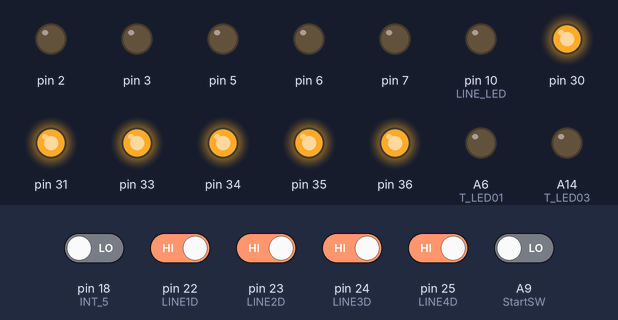
The sketch below on a simulated Arduino Mega 2560, built with avr-gcc and run on an emulated ATmega2560. On the bench: output pins drawn as LEDs (lit = HIGH). The test bench sets the inputs (shaded band); at power-on: pin 22 (LINE1D), pin 23 (LINE2D), pin 24 (LINE3D), pin 25 (LINE4D) HIGH, A9 (StartSW), pin 18 (INT_5) LOW. Random numbers use the default seed unless the sketch sets one; what the sketch prints to the serial monitor is not drawn.

Above: at 2.2 s.
2.3 s: pin 18 (INT_5) driven HIGH
At 3.1 s:
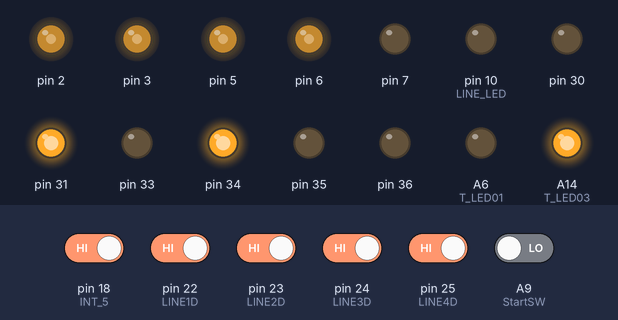
3.8 s: pin 18 (INT_5) driven LOW and A9 (StartSW) driven HIGH
At 4.3 s:
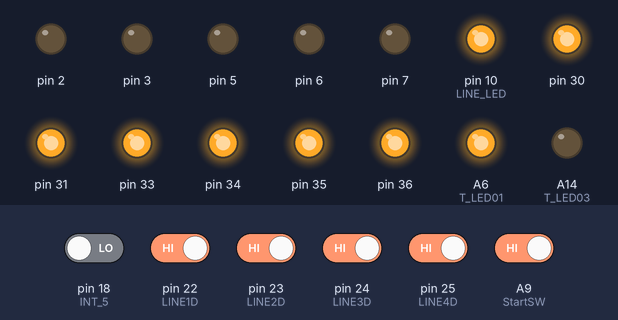
5.3 s: pin 18 (INT_5) driven HIGH
At 6.5 s:
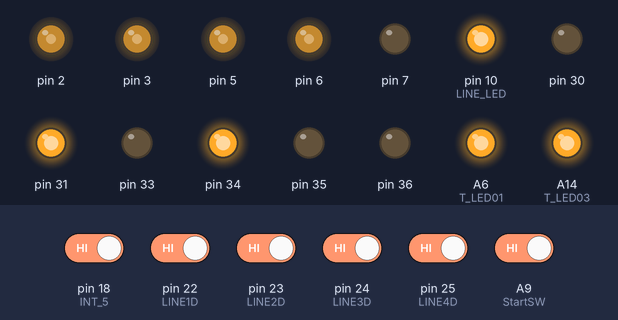
6.8 s: pin 18 (INT_5) driven LOW
At 7.8 s:
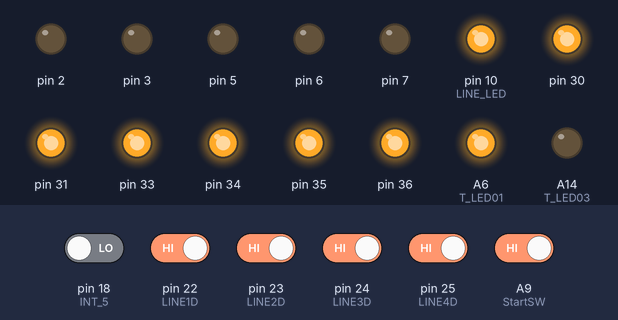
8.3 s: pin 18 (INT_5) driven HIGH and pin 25 (LINE4D) driven LOW
At 8.9 s:
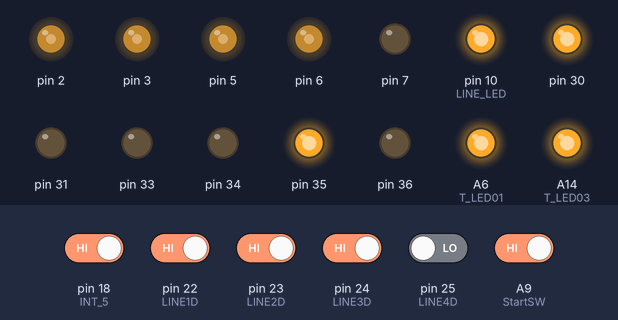
Timing chart, 0 to 10.8 s (numbered marks = the images above; inputs shaded):
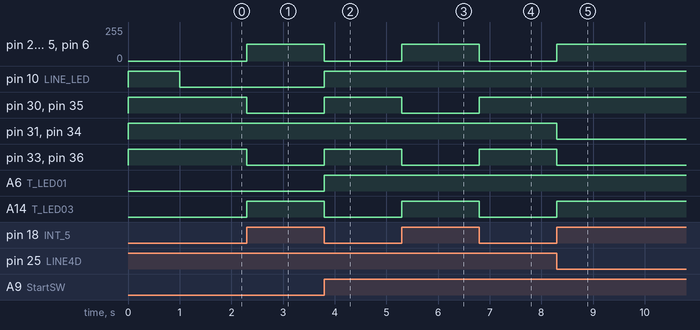

The sketch:

KeeperProgram_20191207.ino
```cpp
/*
  DSR1603 Magnetic Gyro test
  It's simply rotate the robot or direct one way.
  for Arduino mega
  Vcc=5V
  I2C to DSR1603Senser

  01.Dec.2019 by saeki

*/

#include "motorDRV.h" //  モーター制御のプログラムを読み込む
#include  "LED_TEST.h"

#include <Wire.h>
#include <Adafruit_Sensor.h>
#include <Adafruit_BNO055.h>
#include <utility/imumaths.h>

/* Set the delay between fresh samples */
#define BNO055_SAMPLERATE_DELAY_MS 100

/* Set Senser Address to 0x28 */
Adafruit_BNO055 bno = Adafruit_BNO055(-1, 0x28);

const int LINE_LED = 10;  //  LINEセンサのLED制御
const int LINE1D = 22;  //  センサ1のデジタル入力
const int LINE1A = A0;  //  センサ1のアナログ入力
const int LINE2D = 23;  //  センサ2のデジタル入力
const int LINE2A = A1;  //  センサ2のアナログ入力
const int LINE3D = 24;  //  センサ3のデジタル入力
const int LINE3A = A2;  //  センサ3のアナログ入力
const int LINE4D = 25;  //  センサ4のデジタル入力
const int LINE4A = A3;  //  センサ4のアナログ入力

const int INT_5 = 18;   // Interrupt5

const int StartSW = A9;

static int  power = 50;   // 移動速度を保持する
static int  robot_dir;    // 移動方向を保持する

int blob_count, i;
static int openMV[39];
static int x_data_ball, y_data_ball, w_data_ball, h_data_ball;
static int x_data_yellowgoal, y_data_yellowgoal, w_data_yellowgoal, h_data_yellowgoal;
static int x_data_bluegoal, y_data_bluegoal, w_data_bluegoal, h_data_bluegoal;

static int8_t  gyro;
static int ball_dir;

static int  outofbounds;   // "out of bounds" flag

static int  lineflag;     // check out of bounds flag
static int  line[4];      // ラインセンサの状態を保持する配列

//int power;

void setup() {
  int i;
  // put your setup code here, to run once:

  // Line Senserの使用ピンを初期化する
  pinMode(LINE_LED, OUTPUT);
  pinMode(LINE1D, INPUT_PULLUP);
  pinMode(LINE2D, INPUT_PULLUP);
  pinMode(LINE3D, INPUT_PULLUP);
  pinMode(LINE4D, INPUT_PULLUP);
  pinMode(LINE1A, INPUT);
  pinMode(LINE2A, INPUT);
  pinMode(LINE3A, INPUT);
  pinMode(LINE4A, INPUT);

  // 割り込みピンを初期化する
  pinMode(INT_5, INPUT);          // interrupt set

  // モーターを初期化する
  motorInit();

  digitalWrite(LINE_LED, HIGH); // ラインセンサのLEDを点灯
  LED_Init();                   // LEDを初期化する
  lineflag = false;             // reset lineflag
  for ( i = 0; i < 4; i++)      // ラインセンサの状態フラグをクリア
    line[i] == false;
  robot_dir = 0;      //reset robot direction
  randomSeed(0);      // 乱数を初期化する

  // 最初は０の方向（正面）へpowerで進む
  robot_dir = 0;

  // 割り込みを初期化する。これはSetupの最後で実行
  // pin5の立下りで割り込む
  // Caution D18 -> Interrupt5
  attachInterrupt(5, intHandle, RISING);

  DSR1603_init();  // DSR1603の初期化

  Serial.begin(9600);
  Serial2.begin(19200);  // initialize serialport foe openMV
  Serial3.begin(115200);
  Serial.println("Start");
  power = 30;   //  モーターの速度を30にする
}

void loop() {
  int gyro;
  int i;
  unsigned int d_time;
  int level, data;
  int j;
  int sig, w, h, area;
  int bg_w, bg_h, bg_area;
  int yg_w, yg_h, yg_area;
  int blocks;
  char buf[64];
  float m , z;
  float x, y;
  float bg_x, bg_y;
  float yg_x, yg_y;
  float goal_x, goal_y;

  if (digitalRead(StartSW)) {
    LED01(HIGH);
    digitalWrite(LINE_LED, HIGH); // ラインセンサのLEDを点灯

    blob_count = get_openMV_coordinate();
    LED03(HIGH);
    x_data_ball = (openMV[5] & 0b0000000000111111) + ((openMV[6] & 0b0000000000111111) << 6);
    y_data_ball = (openMV[7] & 0b0000000000111111) + ((openMV[8] & 0b0000000000111111) << 6);
    w_data_ball = (openMV[9] & 0b0000000000111111) + ((openMV[10] & 0b0000000000111111) << 6);
    h_data_ball = (openMV[11] & 0b0000000000111111) + ((openMV[12] & 0b0000000000111111) << 6);

    x_data_yellowgoal = (openMV[18] & 0b0000000000111111) + ((openMV[19] & 0b0000000000111111) << 6);
    y_data_yellowgoal = (openMV[20] & 0b0000000000111111) + ((openMV[21] & 0b0000000000111111) << 6);
    w_data_yellowgoal = (openMV[22] & 0b0000000000111111) + ((openMV[23] & 0b0000000000111111) << 6);
    h_data_yellowgoal = (openMV[24] & 0b0000000000111111) + ((openMV[25] & 0b0000000000111111) << 6);

    x_data_bluegoal = (openMV[31] & 0b0000000000111111) + ((openMV[32] & 0b0000000000111111) << 6);
    y_data_bluegoal = (openMV[33] & 0b0000000000111111) + ((openMV[34] & 0b0000000000111111) << 6);
    w_data_bluegoal = (openMV[35] & 0b0000000000111111) + ((openMV[36] & 0b0000000000111111) << 6);
    h_data_bluegoal = (openMV[37] & 0b0000000000111111) + ((openMV[38] & 0b0000000000111111) << 6);

    if (lineflag == true) {         // lineを踏んでいたら
      robot_dir = random(8);    // 乱数で新しい進行方向をセットする。
      lineflag = false;             // lineflagをクリアする。
    }

    // openMVのデーターを変換

    sig = openMV[1]; //  openMVのデータをsig,x,y,w,hに取り込む
    x = x_data_ball;
    y = y_data_ball;
    w = w_data_ball;
    h = h_data_ball;
    area = w * h;      // 認識したブロックの面積
    bg_x = x_data_bluegoal;
    bg_y = y_data_bluegoal;
    bg_w = w_data_bluegoal;
    bg_h = h_data_bluegoal;
    bg_area = bg_w * bg_h;      // 認識したブロックの面積
    yg_x = x_data_yellowgoal;
    yg_y = y_data_yellowgoal;
    yg_w = w_data_yellowgoal;
    yg_h = h_data_yellowgoal;
    yg_area = yg_w * yg_h;      // 認識したブロックの面積

    goal_x = yg_x;
    goal_y = yg_y;

    // Convert coordinates data
    if (sig != 0) {
      x = 169 - x;
      y = 110 - y;
      goal_x = 180 - goal_x;
      goal_y = 110 - goal_y;
    }

    Serial.print(" Sig=");  //  pixyのデータを出力する
    Serial.print(sig);
    Serial.print(" X=");
    Serial.print(x);
    Serial.print(" Y=");
    Serial.print(y);
    Serial.print(" goal_x=");
    Serial.print(goal_x);
    Serial.print(" goal_y=");
    Serial.print(goal_y);
    Serial.println();

    Serial.print(gyro);
    Serial.println();

    gyro = get_DSR1603();
    Serial.print("I received: "); // 受信データを送りかえす
    Serial.println(gyro, DEC);

    if (abs(gyro) < 5) {
          //motorFoward(0, 0);
          if (sig == 0) {      // No Ball found
            motorFoward(0, 0);
          } else {                // Ball find
            if (x >= 0) {
              motorFoward(2, 3 * abs(x));
            } else {
              motorFoward(6, 3 * abs(x));
            }
          }
    } else {
      LED01(HIGH);
      digitalWrite(LED_BUILTIN, HIGH);
      power = gyro;   //  モーターの速度をgyroにする

      if (gyro > 0) {  // Ball is 1st quadrant
        turnCCW(20);
      } else if (gyro < 0) {  // 2nd quadrant
        turnCCW(-20);
      } else {
        // motorFoward(0, 0);  // Stop
      }
    }
  } else {
    LED01(LOW);
    digitalWrite(LINE_LED, LOW); // ラインセンサのLEDを消灯
    motorFowardRotate(0, 0, 0); // Stop
    LED01(LOW);
    LED04(LOW);
  }
}

int get_openMV_coordinate() { // get the coordinate data of orange ball
  int i;
  while (Serial2.available() != 0) { // buffer flush
    Serial2.read();
  }
  while ((openMV[0] = getOpenMV()) != 254); // wait for "254"
  for (i = 1; i < 39; i++) {
    openMV[i] = getOpenMV();
  }
  return openMV[0];
}

int getOpenMV() { // get serial data from openMV
  while (Serial2.available() == 0); // wait for serial data
  return Serial2.read();
}

void DSR1603_init() {
  /* Initialise the sensor */
  if (!bno.begin())
  {
    /* There was a problem detecting the BNO055 ... check your connections */
    Serial.print("Ooops, no BNO055 detected ... Check your wiring or I2C ADDR!");
    while (1);
  }
  delay(1000);
  bno.setExtCrystalUse(true);
}

int8_t get_DSR1603() {
  float azimuth;
  int8_t gyro;

  // Possible vector values can be:
  // - VECTOR_ACCELEROMETER - m/s^2
  // - VECTOR_MAGNETOMETER  - uT
  // - VECTOR_GYROSCOPE     - rad/s
  // - VECTOR_EULER         - degrees
  // - VECTOR_LINEARACCEL   - m/s^2
  // - VECTOR_GRAVITY       - m/s^2
  imu::Vector<3> euler = bno.getVector(Adafruit_BNO055::VECTOR_EULER);
  /* Display the floating point data */
  azimuth = euler.x() + 80.0;
  if ( azimuth > 360 )
    azimuth = azimuth - 360.0;
  if (azimuth <= 180.0)
    gyro = azimuth * (127.0 / 180.0);
  else
    gyro = (azimuth - 360.0) * (127.0 / 180.0);
  return gyro;
}

// interrupt handler
// 割り込みの処理プログラム

void intHandle() {  // Lineを踏んだらlineflagをセットして止まる。
  int i, old_dir;
  LED03(HIGH);              // LEDを点ける
  old_dir = robot_dir;      // 今の進行方向を記憶する
  for (i = 0; i < 4; i++)
    line[i] = false;
  if (digitalRead(LINE1D) == HIGH) {     // lineを踏んだセンサーを調べる
    line[0] = true;
    robot_dir = 4;
    lineflag = true;          // set lineflag
  }
  if (digitalRead(LINE2D) == HIGH) {
    line[1] = true;
    robot_dir = 6;
    lineflag = true;          // set lineflag
  }
  if (digitalRead(LINE3D) == HIGH) {
    line[2] = true;
    robot_dir = 0;
    lineflag = true;          // set lineflag
  }
  if (digitalRead(LINE4D) == HIGH) {
    line[3] = true;
    robot_dir = 2;
    lineflag = true;          // set lineflag
  }

  if (lineflag = false) {     // センサーの反応がない場合は
    robot_dir = old_dir;      // 方向を元に戻す
    LED02(HIGH);
    LED02(LOW);
    LED03(LOW);
    return;
  }
  while (digitalRead(INT_5) == HIGH) { // lineを踏んでいる間は
    motorFowardRotate(robot_dir, 50, 0);// robot_dirの方向に進ませる
  }
  motorFoward(0, 0);                  // ラインから外れたらモーターstop
  LED03(LOW);
  lineflag = true;
  return;
}
```

LED_TEST.h
```cpp
// LED Display for TEST & Debug

#define T_LED01 A6
#define T_LED02 A7
#define T_LED03 A14
#define T_LED04 A15

// the setup function runs once when you press reset or power the board
void LED_Init() {
  // initialize digital pin LED_BUILTIN as an output.
  pinMode(T_LED01, OUTPUT);
  pinMode(T_LED02, OUTPUT);
  pinMode(T_LED03, OUTPUT);
  pinMode(T_LED04, OUTPUT);
}

void LED01(int level){
  if( level == HIGH)
      digitalWrite(T_LED01, HIGH);
  else
    digitalWrite(T_LED01, LOW);
  return;
}

void LED02(int level){
  if( level == HIGH)
      digitalWrite(T_LED02, HIGH);
  else
    digitalWrite(T_LED02, LOW);
  return;
}

void LED03(int level){
  if( level == HIGH)
      digitalWrite(T_LED03, HIGH);
  else
    digitalWrite(T_LED03, LOW);
  return;
}

void LED04(int level){
  if( level == HIGH)
      digitalWrite(T_LED04, HIGH);
  else
    digitalWrite(T_LED04, LOW);
  return;
}
```

Source omitted: motorDRV.h (9999 bytes)

Measured:
- after the input at 2.3 s, pin 2, pin 3, pin 5, pin 6: 0/255 → 125/255 at once; pin 30, pin 33, pin 35, pin 36: HIGH → LOW at once; A14 (T_LED03): LOW → HIGH at once
- after the input at 3.8 s, pin 2, pin 3, pin 5, pin 6: 125/255 → 0/255 at once; pin 10 (LINE_LED), pin 30, pin 33, pin 35, pin 36, A6 (T_LED01): LOW → HIGH at once; A14 (T_LED03): HIGH → LOW at once
- after the input at 5.3 s, pin 2, pin 3, pin 5, pin 6: 0/255 → 125/255 at once; pin 30, pin 33, pin 35, pin 36: HIGH → LOW at once; A14 (T_LED03): LOW → HIGH at once
- after the input at 6.8 s, pin 2, pin 3, pin 5, pin 6: 125/255 → 0/255 at once; pin 30, pin 33, pin 35, pin 36: LOW → HIGH at once; A14 (T_LED03): HIGH → LOW at once
- after the input at 8.3 s, pin 2, pin 3, pin 5, pin 6: 0/255 → 125/255 at once; pin 31, pin 33, pin 34, pin 36: HIGH → LOW at once; A14 (T_LED03): LOW → HIGH at once
